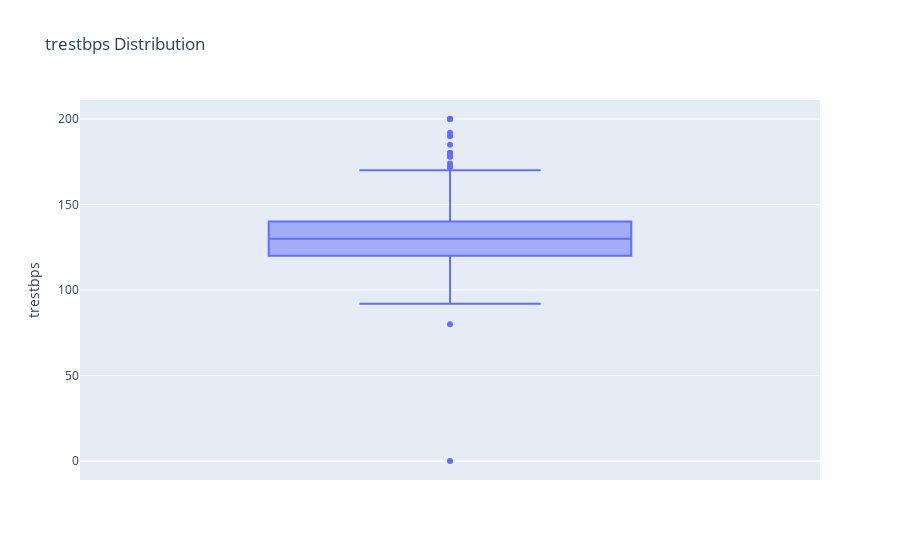

The notebook cell saved with this chart:
### Code cell
fig = px.box(df, y=df['trestbps'], title='trestbps Distribution')
fig.show()

### Figure 1 — Plotly figure (JSON) as saved in the notebook; plotly's stock layout.template omitted (floating-point values rounded to 4 significant figures; data arrays with more than 128 entries replaced by an {"elided": "..."} marker saying what was removed)
{"data": [{"alignmentgroup": "True", "hovertemplate": "trestbps=%{y}<extra></extra>", "legendgroup": "", "marker": {"color": "#636efa"}, "name": "", "notched": false, "offsetgroup": "", "orientation": "v", "showlegend": false, "type": "box", "x0": " ", "xaxis": "x", "y": {"elided": "920 float values"}, "y0": " ", "yaxis": "y"}], "layout": {"boxmode": "group", "legend": {"tracegroupgap": 0}, "title": {"text": "trestbps Distribution"}, "xaxis": {"anchor": "y", "domain": [0, 1]}, "yaxis": {"anchor": "x", "domain": [0, 1], "title": {"text": "trestbps"}}}}
